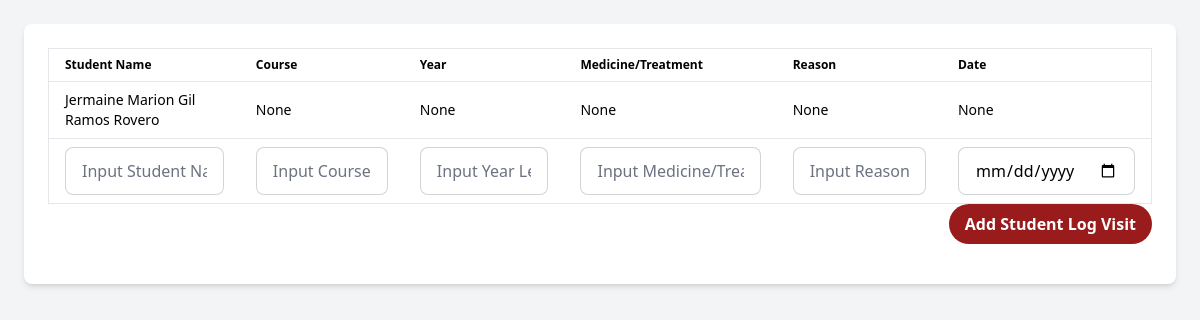
/users/admin/student_log_visit (signed in), run on an earlier commit of the app's database.
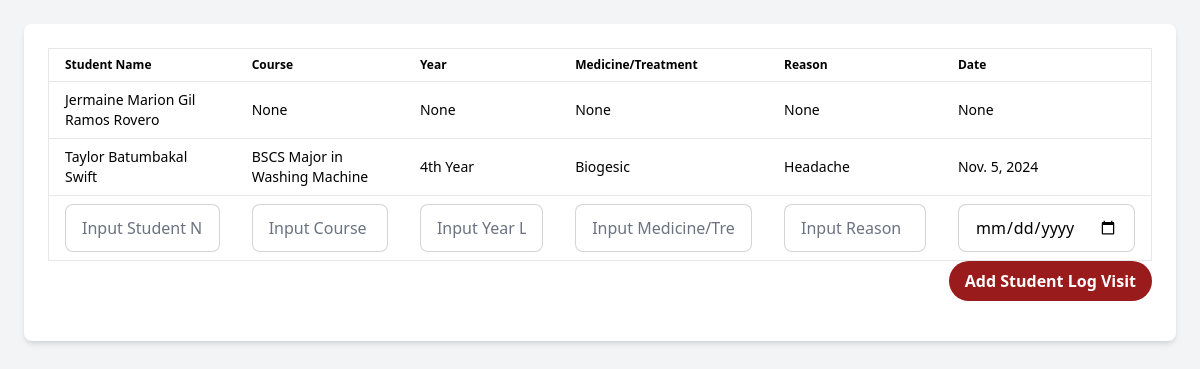
And on a later commit of the database.
### users/models.py (models this page shows, shortened)
class EucStudents(models.Model):
  id = models.UUIDField(primary_key=True, default=uuid.uuid4, editable=False)
  user = models.ForeignKey(EucUsers, on_delete=models.CASCADE)
  age = models.IntegerField(null=False, blank=False, default=0)
  sex = models.CharField(max_length=20, choices=EucUsers.SEX_CHOICES, null=True, blank=True)
  date_of_exam = models.DateField(null=True, blank=True)
  address = models.CharField(max_length=150, null=True, blank=True)
  date_of_birth = models.DateField(null=True, blank=True)
  contact_number = models.IntegerField(null=True, blank=True)
  status = models.CharField(max_length=50, null=True, blank=True)
  fathers_name = models.CharField(max_length=50, null=True, blank=True)
  fathers_contact = models.IntegerField(null=True, blank=True)
  fathers_occupation = models.CharField(max_length=150, null=True, blank=True)
  mothers_name = models.CharField(max_length=50, null=True, blank=True)
  mothers_contact = models.IntegerField(null=True, blank=True)
  mothers_occupation = models.CharField(max_length=150, null=True, blank=True)
  medical_history = models.CharField(max_length=255, null=True, blank=True)
  height = models.CharField(max_length=30, null=True, blank=True)
  weight = models.CharField(max_length=30, null=True, blank=True)
  bmi = models.DecimalField(max_digits=4, decimal_places=2, null=True, blank=True)
  eyes_vision_right = models.CharField(max_length=50, null=True, blank=True)
  eyes_vision_left = models.CharField(max_length=50, null=True, blank=True)
  ears_vision_right = models.CharField(max_length=50, null=True, blank=True)
  ears_vision_left = models.CharField(max_length=50, null=True, blank=True)
  skin = models.CharField(max_length=50, null=True, blank=True)
  mouth = models.CharField(max_length=50, null=True, blank=True)
  nose = models.CharField(max_length=50, null=True, blank=True)
  bp = models.CharField(max_length=50, null=True, blank=True)
  rate = models.CharField(max_length=50, null=True, blank=True)
  lungs = models.CharField(max_length=50, null=True, blank=True)
  abdomen = models.CharField(max_length=50, null=True, blank=True)
  remarks = models.CharField(max_length=255, null=True, blank=True)
  course = models.CharField(max_length=150, null=True, blank=True)
  year_level = models.CharField(max_length=30, null=True, blank=True)
  medicine_treatment = models.CharField(max_length=100, null=True, blank=True)
  reason = models.CharField(max_length=150, null=True, blank=True)
  date_of_visit = models.DateField(null=True, blank=True)

class EucUsers(AbstractUser):
  SEX_CHOICES = (
    ("default", "Choose not to say"),
    ("male", "Male"),
    ("female", "Female")
  )
  middle_name = models.CharField(max_length=50, null=False, blank=False)
  @property
  def full_name(self):
    return f"{self.first_name} {self.middle_name or ''} {self.last_name}"

### users/views.py (the view, shortened to what this page needs)
# urls.py: path("admin/student_log_visit", views.admin_student_log_visit, name="admin_student_log_visit"),
@admin_required
def admin_student_log_visit(request):
  students = EucStudents.objects.all()
  context = {
    "students": students
  }
  return render(request, "users/admin/student_log_visit.html", context)

### users/templates/users/admin/student_log_visit.html (shortened to what this page needs)
{% extends "layout.html" %}
{% load static tailwind_tags %}
{% load component_tags %}
{% load static %}
{% block main %}
  <div class="flex min-h-screen bg-gray-100">
    <main class="flex-1 p-6">
      <div class="bg-white rounded-lg shadow-md p-6">
        <form method="POST" action="{% url 'users:admin_student_log_visit' %}" class="overflow-x-auto">
          <table class="table w-full border border-gray-200">
            <thead>
              <tr>
                <th class="px-4 py-2 border-b text-left text-black font-semibold">Student Name</th>
                <th class="px-4 py-2 border-b text-left text-black font-semibold">Course</th>
                <th class="px-4 py-2 border-b text-left text-black font-semibold">Year</th>
                <th class="px-4 py-2 border-b text-left text-black font-semibold">Medicine/Treatment</th>
                <th class="px-4 py-2 border-b text-left text-black font-semibold">Reason</th>
                <th class="px-4 py-2 border-b text-left text-black font-semibold">Date</th>
              </tr>
            </thead>
            <tbody>
              {% for student in students %}
                <tr class="hover:bg-gray-50">
                  <td class="px-4 py-2 border-b text-black">{{ student.user.full_name }}</td>
                  <td class="px-4 py-2 border-b text-black">{{ student.course }}</td>
                  <td class="px-4 py-2 border-b text-black">{{ student.year_level }}</td>
                  <td class="px-4 py-2 border-b text-black">{{ student.medicine_treatment }}</td>
                  <td class="px-4 py-2 border-b text-black">{{ student.reason }}</td>
                  <td class="px-4 py-2 border-b text-black">{{ student.date_of_visit }}</td>
                </tr>
              {% endfor %}
              <tr class="hover:bg-gray-50">
                <td class="px-4 py-2 border-b text-black">
                  <input type="text" name="student_name" placeholder="Input Student Name or Full Name" class="input input-bordered bg-white w-full">
                </td>
                <td class="px-4 py-2 border-b text-black">
                  <input type="text" name="course" placeholder="Input Course" class="input input-bordered bg-white w-full">
                </td>
                <td class="px-4 py-2 border-b text-black">
                  <input type="text" name="year_level" placeholder="Input Year Level" class="input input-bordered bg-white w-full">
                </td>
                <td class="px-4 py-2 border-b text-black">
                  <input type="text" name="medicine_treatment" placeholder="Input Medicine/Treatment" class="input input-bordered bg-white w-full">
                </td>
                <td class="px-4 py-2 border-b text-black">
                  <input type="text" name="reason" placeholder="Input Reason" class="input input-bordered bg-white w-full">
                </td>
                <td class="px-4 py-2 border-b text-black">
                  <input type="date" name="date_of_visit" class="input input-bordered bg-white w-full">
                </td>
              </tr>
          </table>
          <div class="flex justify-end mb-4">
            <button type="submit" class="bg-red-800 hover:bg-red-900 text-white font-semibold py-2 px-4 rounded-full">Add Student Log Visit</button>
          </div>
        </form>
      </div>
    </main>
  </div>
{% endblock main %}

### templates/layout.html (shortened to what this page needs)
{% load static tailwind_tags %}
{% load component_tags %}
{% load static %}
<!DOCTYPE html>
<html lang="en">
<head>
  {% tailwind_css %}
</head>
<body>
  {% block main %}
  {% endblock main %}
</body>
</html>

What changed in the data, as far as the page shows it:
added EucStudents: user.full_name "Taylor Batumbakal Swift", course "BSCS Major in Washing Machine", year_level "4th Year", medicine_treatment "Biogesic", reason "Headache", date_of_visit "Nov. 5, 2024"
